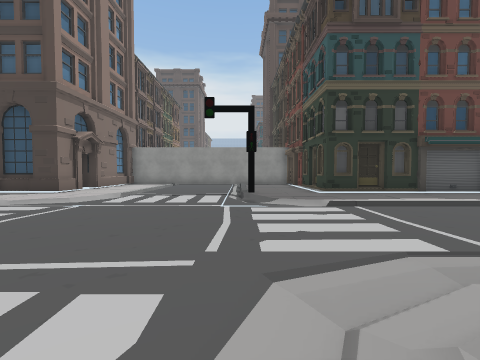
[1] (above)

16 first-person views from a walk through a Unity game level. The camera is 1.4 m above the floor, tilts 2° down and sees 90° across. The floor is counted in squares, 2 m on a side. Each view is taken from the middle of a square. On the plan, view 1 faces up. The plan holds only what a view shows up to about 9 squares ahead; the rest is blank. The place goes on beyond the plan. The player is left out. Some surface patterns are stand-ins.

[2]
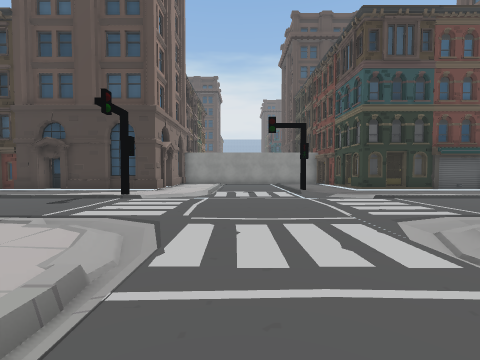

[3]
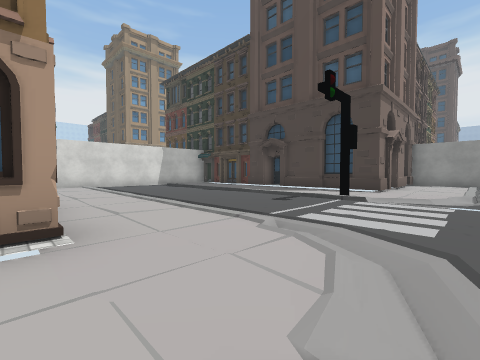

[4]
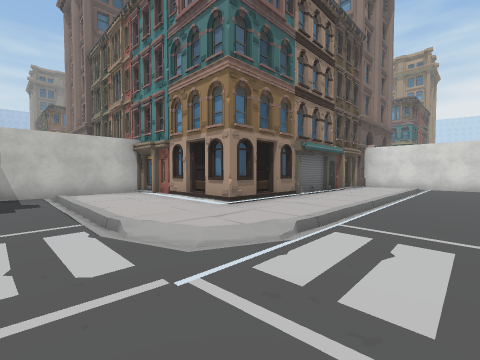

[5]
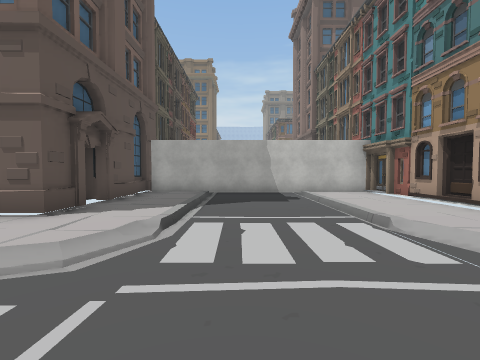

[6]
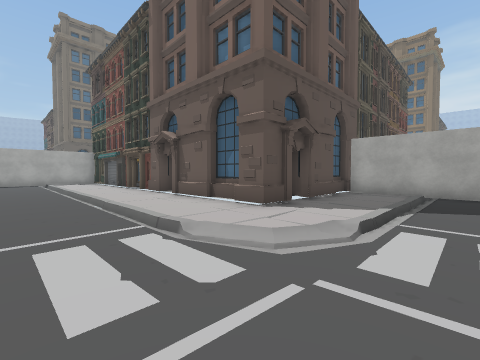

[7]
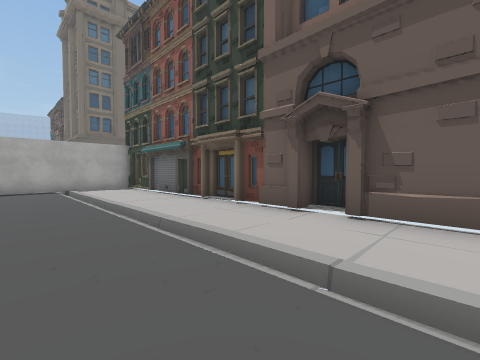

[8]
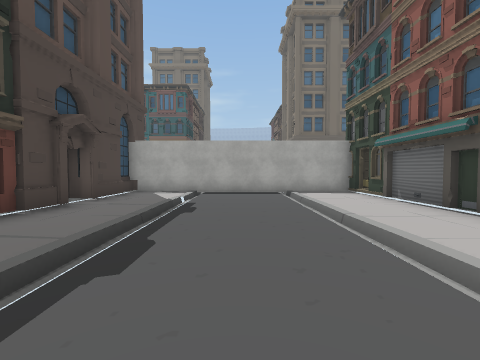

[9]
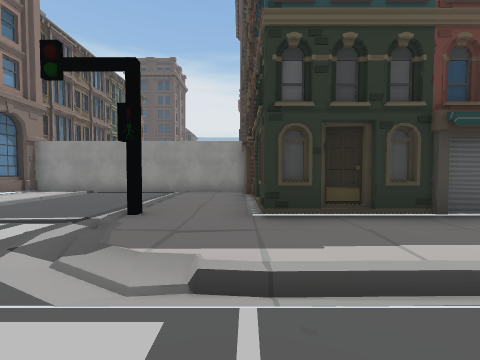

[10]
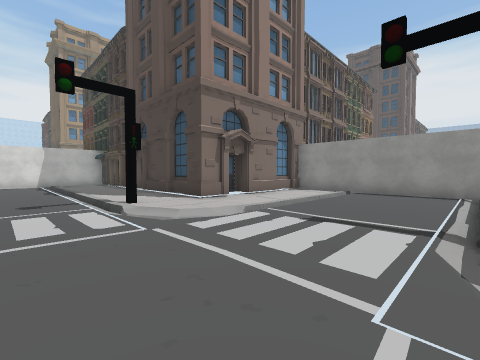

[11]
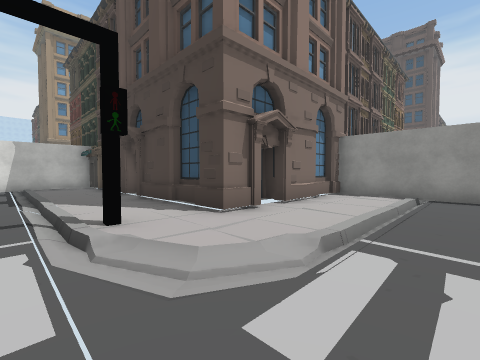

[12]
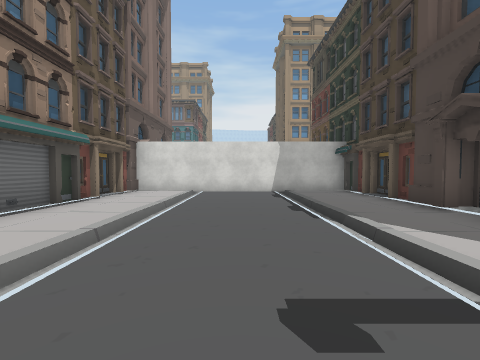

[13]
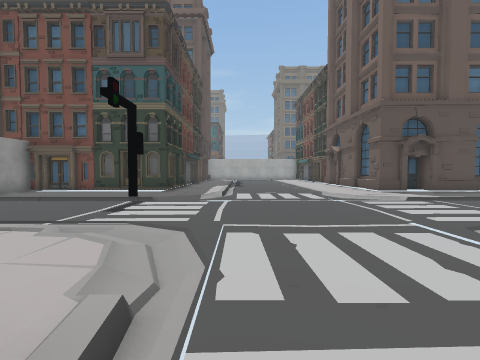

[14]
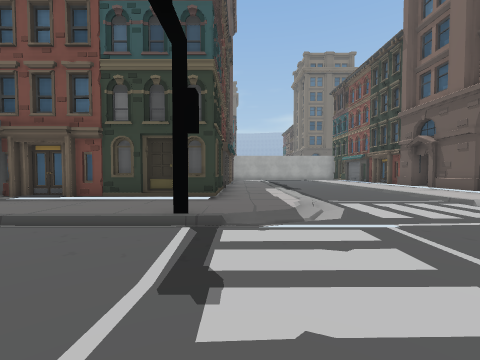

[15]
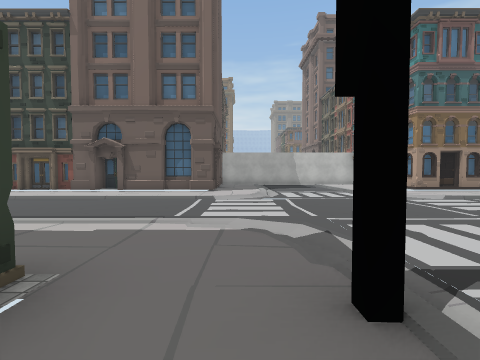

[16]
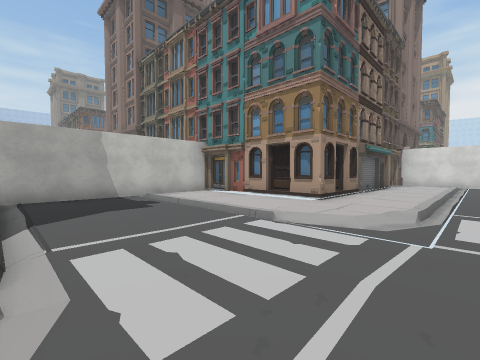

### Floor plan
Key: @ floor where view 1 was taken; # wall or solid block; . floor; / step, stairs or slope; O other object.
Columns run from 14 left of view 1 to 14 right of it. Each row starts with its distance up from view 1.
 12           ####
 11          O /..# O#
 10          # /../  #
  9 OO      ## /../ .#
  8  O      #  /../..#
  7 OOO######O./..#..###OOO #####
  6 #        ../../..        .. #
  5 #        #//..//.           #
  4 #...........................#
  3 #...........................#
  2 #...........................#
  1 #        ///..//.           #
  0 #        ../..@..           #
 -1 ##OOOO###../../.O######OOO###
 -2       O #. /../ .#
 -3         #. /../ ##
 -4         #O /../ #
 -5         #########

Where each view was taken, in squares from view 1:
view 1: 0 up, 0 right, facing up
view 2: 2 down, 2 left, facing up
view 3: 1 down, 3 left, facing up-left
view 4: 3 up, 2 left, facing down-left
view 5: 3 up, 1 left, facing down
view 6: 3 up, 1 left, facing down-right
view 7: 3 up, 4 right, facing down-right
view 8: 3 up, 6 right, facing right
view 9: 3 up, 2 right, facing up
view 10: 3 up, 0 right, facing up-left
view 11: 4 up, 2 left, facing up-left
view 12: 3 up, 5 left, facing left
view 13: 4 up, 6 left, facing right
view 14: 6 up, 3 left, facing right
view 15: 8 up, 1 right, facing down
view 16: 2 up, 0 right, facing down-left
